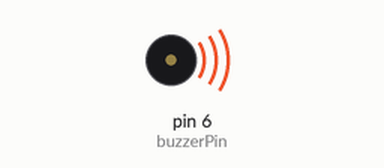
The sketch below on a simulated Arduino Uno, built with avr-gcc and run on an emulated ATmega328P. On the bench: buzzer (waves = sounding).

Above: at 0.25 s.
At 38.2 s:
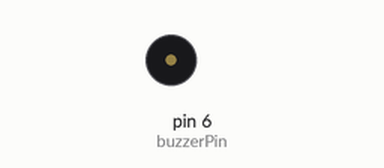
Timing chart, 0 to 40.0 s (numbered marks = the images above):
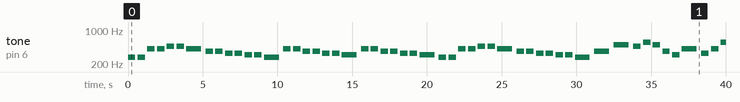

Measured:
- by itself, tone on pin 6 (buzzerPin): plays 277 Hz for 0.50 s, 277 Hz for 0.50 s, 415 Hz for 0.50 s, 415 Hz for 0.50 s, 466 Hz for 0.50 s, 466 Hz for 0.50 s … (53 notes in this stretch)

The sketch:

singSong.ino
```cpp
/******************************************
 * 基于Arduino 328控制板+Speaker
 * 播放儿歌《小星星》和《国际歌》背景音乐
 * TIDY BY YFROBOT
 *****************************************/

int song[] = {

  /* 儿歌《小星星》*/
  277,277,415,415,466,466,415,
  370,370,330,330,311,311,277,
  415,415,370,370,330,330,311,
  415,415,370,370,330,330,311,
  277,277,415,415,466,466,415,
  370,370,330,330,311,311,277,

  /*《国际歌》*/
  370,494,466,554,494,370,311,415,330,
  415,554,494,466,415,370,330,311,
  370,494,466,554,494,370,311,415,330,
  415,554,494,466,554,659,494,
  622,554,466,415,466,494,415,466,370,
  370,330,370,415,415,554,494,466,
  554,554,466,370,370,330,370,622,494,
  415,466,494,466,554,494,415,370,
  622,554,494,370,311,415,330,
  554,494,466,415,370,
  370,622,554,370,494,466,
  466,415,415,415,554,554,
  622,554,494,370,311,415,330,330,
  554,494,466,415,370,622,311,622,
  740,659,622,554,622,659,
  659,622,622,554,554,494,

};

int noteDurations[] = {

  /* 儿歌《小星星》*/
  2,2,2,2,2,2,1,
  2,2,2,2,2,2,1,
  2,2,2,2,2,2,1,
  2,2,2,2,2,2,1,
  2,2,2,2,2,2,1,
  2,2,2,2,2,2,1,

  /*《国际歌》*/
  1,1,2,2,2,2,2,1,2,
  2,1,2,2,2,2,2,1,
  1,1,2,2,2,2,2,1,2,
  2,2,2,1,1,1,1,2,
  2,2,1,2,2,2,2,1,2,
  2,2,2,2,1,1,1,2,
  2,1,2,2,2,2,2,1,2,
  2,2,2,1,1,2,1,2,
  2,2,1,1,2,1,2,
  2,2,1,1,2,2,
  1,1,1,1,1,1,
  2,1,2,1,2,1,2,
  2,2,1,1,2,1,2,2,
  2,2,1,1,1,1,2,1,
  1,1,1,1,2,2,
  1,1,2,1,2,1,

};

int buzzerPin = 6;

void setup() {
}

void loop() {

  sing();//反复唱

}

void sing(){

    for (int thisNote = 0; thisNote <154; thisNote++)
  {
    int noteDuration = 1000/noteDurations[thisNote];
    // 计算每个节拍的时间，以一个节拍一秒为例
    // 四分之一拍就是1000/4毫秒，八分之一拍就是1000/8毫秒
    tone(buzzerPin, song[thisNote],noteDuration);
    int pauseBetweenNotes = noteDuration * 1.30;
    // 每个音符间的停顿间隔，以该音符的130%为佳
    delay(pauseBetweenNotes);
    noTone(buzzerPin);
  }

}
```
